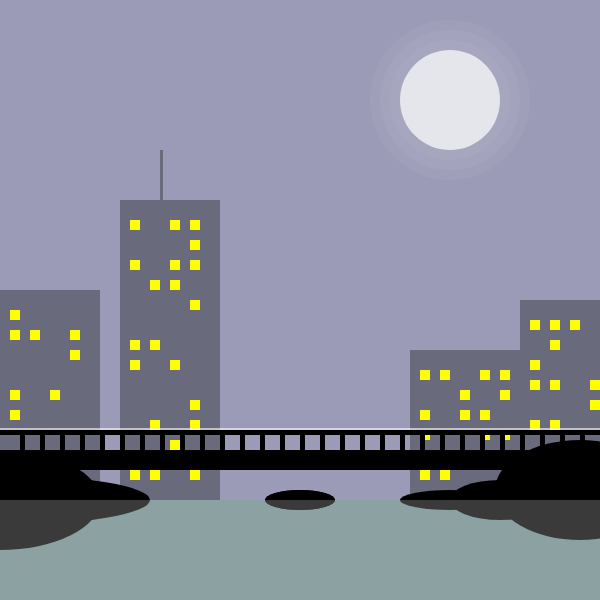
Frame 1 (no input)
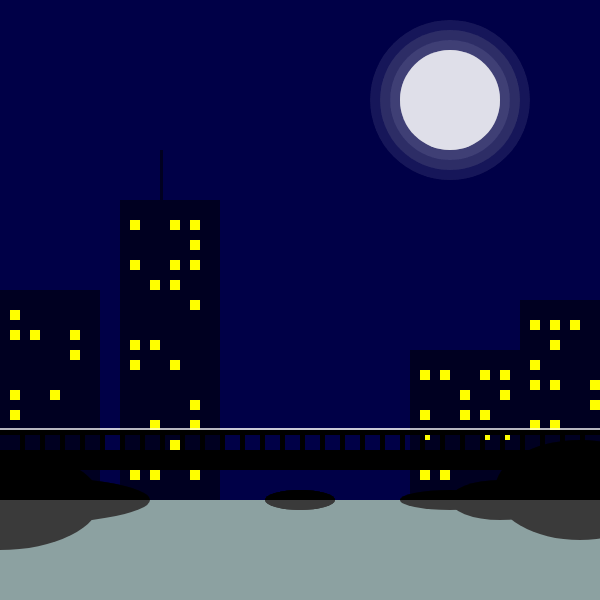
Frame 60 (no input)
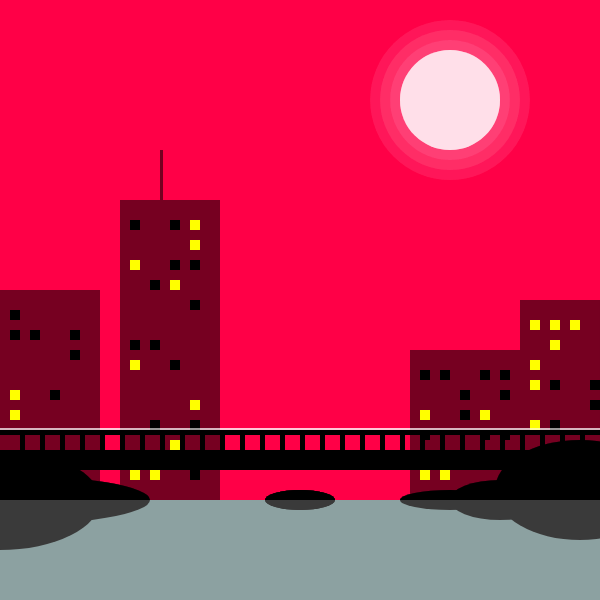
Frame 120 (the mouse pressed at the canvas centre since frame 60)

The p5.js sketch that drew these frames (run headless with seeded random() and noise() and a simulated clock; from frame 60 on, the mouse is pressed at the canvas centre):

// p5.js sketch
// ── sketch.js

 let lichtEen, lichtTwee, schakelaar, aantalGeklikt;


function setup() {
  createCanvas(600, 600);
  noStroke();
  lichtEen = color("yellow");
  lichtTwee = color ("black");
  schakelaar = false;
  aantalGeklikt = 0;
  // klikkenEen = ("black");
  // klikkenTwee = ("yellow");


}

function draw() {

  background ( mouseX, 0, 73, 100, 170);
  


  //SUN
  fill(255, 180);
  ellipse(450, 100, 100, 100);
  fill(255, 10);
  ellipse(450, 100, 120, 120);
  ellipse(450, 100, 140, 140);
  ellipse(450, 100, 160, 160);

  //BUILDINGS
  fill(0, 80);
  rect(0, 290, 100, 200);
  rect(120, 200, 100, 300);
  rect(160, 150, 3, 50);
  rect(410, 350, 200, 300);
  rect(520, 300, 100, 50);



  //WINDOWS FIRST BUILDING

  fill(lichtEen);
  rect(10, 310, 10, 10);
  rect(30, 330, 10, 10);
  rect(10, 330, 10, 10);
  rect(70, 330, 10, 10);
  rect(70, 350, 10, 10);
  fill ("yellow")
  rect(10, 410, 10, 10);
  rect(10, 390, 10, 10);
  fill(lichtEen, 70);
  rect(50, 390, 10, 10);

  //WINDOWS BUILDING 2
  fill(lichtEen, 70);
  rect(130, 220, 10, 10);
  rect(170, 220, 10, 10);
  fill ("yellow")
  rect(190, 220, 10, 10);
  rect(190, 240, 10, 10);
  fill(lichtEen, 70);
  rect(190, 260, 10, 10);
  rect(170, 260, 10, 10);
  fill ("yellow")
  rect(130, 260, 10, 10);
  rect(170, 280, 10, 10);
  fill(lichtEen);
  rect(150, 280, 10, 10);
  rect(190, 300, 10, 10);
  rect(150, 340, 10, 10);
  rect(130, 340, 10, 10);
  fill ("yellow")
  rect(130, 360, 10, 10);
  fill(lichtEen, 70);
  rect(170, 360, 10, 10);
  rect(190, 420, 10, 10);
  rect(150, 420, 10, 10);
  fill ("yellow")
  rect(190, 400, 10, 10);
  rect(170, 440, 10, 10);
  rect(130, 470, 10, 10);
  rect(150, 470, 10, 10);
  fill(lichtEen, 70);
  rect(190, 470, 10, 10);

  //WINDOWS BUILDING 3
  rect(420, 370, 10, 10);
  rect(440, 370, 10, 10);;
  rect(480, 370, 10, 10);
  rect(500, 370, 10, 10);
  fill(lichtEen, 70);
  rect(500, 390, 10, 10);
  rect(460, 390, 10, 10);
  rect(460, 410, 10, 10);
  fill ("yellow")
  rect(480, 410, 10, 10);
  rect(420, 410, 10, 10);
  fill(lichtEen, 70);
  rect(500, 430, 10, 10);
  rect(480, 430, 10, 10);
  rect(420, 430, 10, 10);
  fill ("yellow")
  rect(440, 470, 10, 10);
  rect(420, 470, 10, 10);

  //WINDOWS BUILDING 4
  rect(530, 360, 10, 10);
  rect(550, 340, 10, 10);
  rect(530, 320, 10, 10);
  rect(570, 320, 10, 10);
  rect(550, 320, 10, 10);
  fill(lichtEen);
  rect(590, 380, 10, 10);
  rect(590, 400, 10, 10);
  rect(550, 380, 10, 10);
  fill ("yellow")
  rect(530, 380, 10, 10);
  rect(530, 420, 10, 10);
  fill(lichtEen);
  rect(550, 420, 10, 10);

  //FILL GROUND
  fill(200, 250, 250);
  rect(0, 500, 600, 200);

  //GROUND
  fill(0);
  ellipse(0, 500, 200, 100);
  ellipse(0, 500, 300, 50);
  ellipse(300, 500, 70, 20);
  ellipse(500, 500, 100, 40);
  ellipse(450, 500, 100, 20);
  ellipse(300, 500, 70, 20);
  ellipse(580, 490, 170, 100);


  //BRIDGE
  fill(255, 150);
  rect(0, 428, 600, 2);
  fill(0);
  quad(width / 2 + 500, height / 2 + 150, width / 2 + 576, height / 2 + 170, width / 2 - 586, height / 2 + 170, width / 2 - 560, height / 2 + 150);
  rect(0, 430, 600, 5);
  rect(20, 430, 5, 20);
  rect(40, 430, 5, 20);
  rect(60, 430, 5, 20);
  rect(80, 430, 5, 20);
  rect(100, 430, 5, 20);
  rect(120, 430, 5, 20);
  rect(140, 430, 5, 20);
  rect(160, 430, 5, 20);
  rect(180, 430, 5, 20);
  rect(200, 430, 5, 20);
  rect(220, 430, 5, 20);
  rect(240, 430, 5, 20);
  rect(260, 430, 5, 20);
  rect(280, 430, 5, 20);
  rect(300, 430, 5, 20);
  rect(320, 430, 5, 20);
  rect(340, 430, 5, 20);
  rect(360, 430, 5, 20);
  rect(380, 430, 5, 20);
  rect(400, 430, 5, 20);
  rect(420, 430, 5, 20);
  rect(440, 430, 5, 20);
  rect(460, 430, 5, 20);
  rect(480, 430, 5, 20);
  rect(500, 430, 5, 20);
  rect(520, 430, 5, 20);
  rect(540, 430, 5, 20);
  rect(560, 430, 5, 20);
  rect(580, 430, 5, 20);

  //REFLECTION
  fill(100, 150);
  rect(0, 500, 600, 200);

}


function mousePressed () {
  print ("dit is mousePressed");
  lichtEen = lichtTwee


//  aantalGeklikt = aantalGeklikt +1

 if (aantalGeklikt > 10) {
   print ("hoera")
 }
  print (aantalGeklikt)

  
 
  
}
